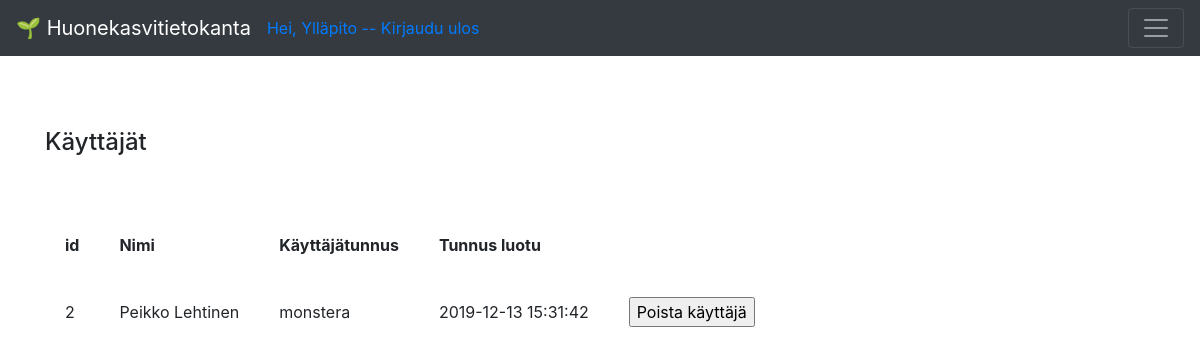
The app's page /auth (signed in), older data.
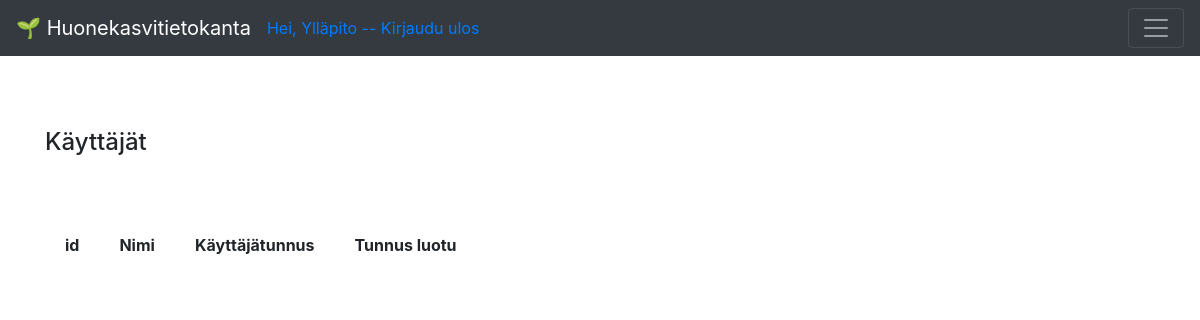
The same page, newer data.
### application/auth/models.py (models this page shows, shortened)
class User(db.Model):
    __tablename__ = "account"
    id = db.Column(db.Integer, primary_key=True)
    date_created = db.Column(db.DateTime, default=db.func.current_timestamp())
    name = db.Column(db.String(144), nullable=False)
    username = db.Column(db.String(144), nullable=False, unique=True)
    password = db.Column(db.String(144), nullable=False)
    plants = db.relationship("Plant", backref='account', lazy=True)

### application/auth/views.py (the view)
@app.route("/auth", methods=["GET"])
@login_required(role="ANY")
def auth_index():
    return render_template("auth/list.html", auth = User.query.filter(User.id != 1).all())

### application/__init__.py (called while the page is built)
def login_required(role = "ANY"):
    def wrapper(fn):
        @wraps(fn)
        def decorated_view(*args, **kwargs):
            if not current_user:
                return login_manager.unauthorized()
            if not current_user.is_authenticated:
                return login_manager.unauthorized()
            unauthorized = False
            if not role == "ANY":
                unauthorized = True
                for user_role in current_user.userrole():
                    if user_role == role:
                        unauthorized = False
                        break
            if unauthorized:
                return login_manager.unauthorized()
            return fn(*args, **kwargs)
        return decorated_view
    return wrapper

@login_manager.user_loader
def load_user(user_id):
    return User.query.get(user_id)

### application/templates/auth/list.html
{% extends "layout.html" %}
{% block body %}
<h4>Käyttäjät</h4>
<br>
<br>
  <table cellpadding="20">
    <tr>
      <th>id</th>
      <th>Nimi</th>
      <th>Käyttäjätunnus</th>
      <th>Tunnus luotu</th>
    </tr>
    {% for account in auth %}
    <tr>
      <td>{{ account.id }}</td>
      <td>{{ account.name }}</td>
      <td>{{ account.username }}</td>
      <td>{{ account.date_created }}</td>
      {% if current_user.id == 1 %}
            <td>
                <form method="POST" action="{{ url_for('auth_delete', account_id=account.id) }}">
                  <input type="submit" value="Poista käyttäjä"/>
                </form>
                    </td>
                    {% endif %}
    </tr>
    {% endfor %}
  </table>
{% endblock %}

### application/templates/layout.html (shortened to what this page needs)
<!DOCTYPE html>
<html>
  <head>
    <link rel="stylesheet"
          href= "https://stackpath.bootstrapcdn.com/bootstrap/4.3.1/css/bootstrap.min.css">
  </head>
  <body>
<nav class="navbar navbar-dark bg-dark">
    <a class="navbar-brand" href="#">&#127793; Huonekasvitietokanta</a>
    {% if current_user.is_authenticated %}
        <a href="{{ url_for('auth_logout') }}">Hei, {{ current_user.name }} -- Kirjaudu ulos</a>
        {% else %}
        </li><a class= "nav-link" href="{{ url_for('auth_login') }}">Kirjaudu sisään</a>
        <a class="nav-link" href="{{ url_for('auth_new') }}">Luo tunnus</a>
        {% endif %}
    <button class="navbar-toggler ml-auto"
                type="button"
                data-toggle="collapse"
                data-target="#navbarSupportedContent1">
            <span class="navbar-toggler-icon my-toggler">
          </span>
        </button>
  </nav>
<main role="main" class="container">
    <br>
    <br>
    <br>
    {% block body %}{% endblock %}
  </body>
</html>

Row changes from the older to the newer data that the page shows:
removed User: id "2", name "Peikko Lehtinen", username "monstera", date_created "2019-12-13 15:31:42"
